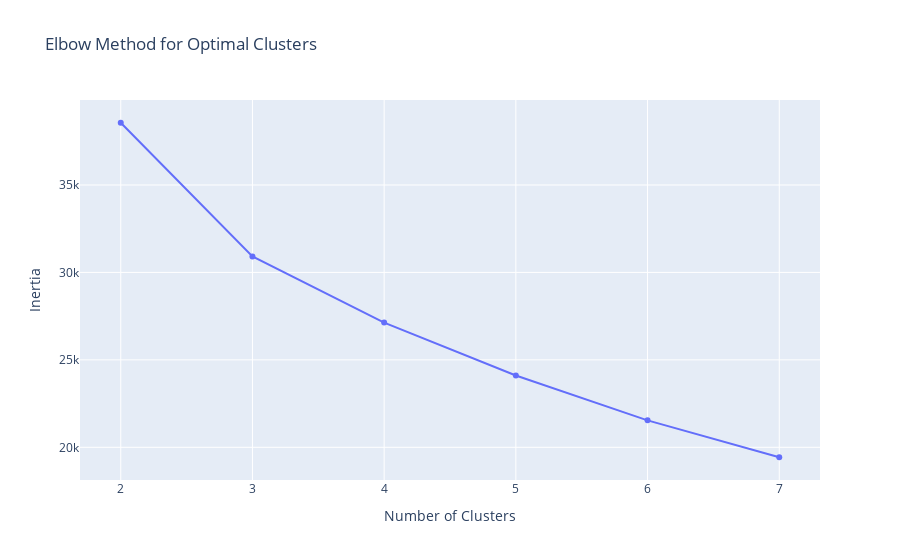
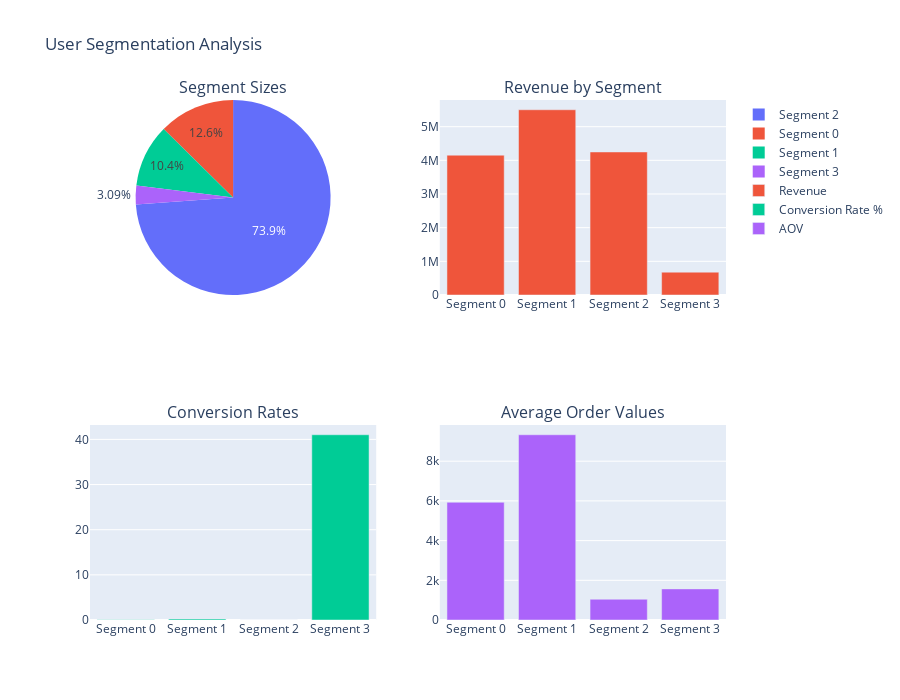

The cell these charts' notebook holds for them, in order:
### Markdown cell above
## 5. User Behavior Segmentation

Identify distinct user segments based on their behavioral patterns using machine learning clustering techniques.

### Code cell
def segment_users_by_behavior(df):
    """
    Advanced user segmentation using behavioral patterns
    """
    if df is None:
        return None
    
    print("👥 USER BEHAVIOR SEGMENTATION")
    print("=" * 40)
    
    # Create user-level features for segmentation
    user_features = df.groupby('user_id').agg({
        'event_type': [
            lambda x: (x == 'view').sum(),
            lambda x: (x == 'cart').sum(), 
            lambda x: (x == 'purchase').sum(),
            lambda x: len(x.unique())  # variety of actions
        ],
        'price': ['mean', 'std', 'sum'],  # price behavior
        'product_id': 'nunique',  # product diversity
        'main_category': 'nunique' if 'main_category' in df.columns else lambda x: 0,  # category diversity
        'event_time': lambda x: (x.max() - x.min()).total_seconds() / 3600,  # session duration in hours
        'hour': lambda x: x.std(),  # time consistency
        'is_weekend': lambda x: x.mean()  # weekend preference
    }).round(2)
    
    # Flatten column names
    user_features.columns = [
        'views', 'cart_adds', 'purchases', 'action_variety',
        'avg_price', 'price_std', 'total_spent', 'product_diversity',
        'category_diversity', 'session_duration', 'time_consistency', 'weekend_preference'
    ]
    
    # Fill NaN values
    user_features = user_features.fillna(0)
    
    # Calculate derived metrics
    user_features['conversion_rate'] = user_features['purchases'] / user_features['views'].replace(0, 1)
    user_features['cart_conversion'] = user_features['purchases'] / user_features['cart_adds'].replace(0, 1)
    user_features['avg_order_value'] = user_features['total_spent'] / user_features['purchases'].replace(0, 1)
    
    print(f"📊 User Features Shape: {user_features.shape}")
    print(f"👥 Total Users: {len(user_features):,}")
    
    # Prepare data for clustering
    feature_cols = ['views', 'cart_adds', 'purchases', 'avg_price', 'total_spent', 
                   'product_diversity', 'category_diversity', 'session_duration', 
                   'conversion_rate']
    
    # Handle infinite values
    clustering_data = user_features[feature_cols].replace([np.inf, -np.inf], 0)
    
    # Scale the features
    scaler = StandardScaler()
    scaled_features = scaler.fit_transform(clustering_data)
    
    # Determine optimal number of clusters using elbow method
    inertias = []
    k_range = range(2, 8)
    
    for k in k_range:
        kmeans = KMeans(n_clusters=k, random_state=42, n_init=10)
        kmeans.fit(scaled_features)
        inertias.append(kmeans.inertia_)
    
    # Plot elbow curve
    fig = go.Figure()
    fig.add_trace(go.Scatter(x=list(k_range), y=inertias, mode='lines+markers', name='Inertia'))
    fig.update_layout(title='Elbow Method for Optimal Clusters', 
                     xaxis_title='Number of Clusters', 
                     yaxis_title='Inertia')
    fig.show()
    
    # Use 4 clusters (good balance)
    n_clusters = 4
    kmeans = KMeans(n_clusters=n_clusters, random_state=42, n_init=10)
    user_features['segment'] = kmeans.fit_predict(scaled_features)
    
    # Analyze segments
    print(f"\n🎯 USER SEGMENTS ANALYSIS:")
    print("=" * 30)
    
    segment_summary = user_features.groupby('segment').agg({
        'views': ['count', 'mean'],
        'purchases': ['sum', 'mean'],
        'total_spent': ['sum', 'mean'],
        'conversion_rate': 'mean',
        'avg_order_value': 'mean',
        'product_diversity': 'mean',
        'session_duration': 'mean'
    }).round(2)
    
    # Create segment profiles
    segment_profiles = {}
    
    for segment in range(n_clusters):
        segment_data = user_features[user_features['segment'] == segment]
        profile = {
            'size': len(segment_data),
            'avg_views': segment_data['views'].mean(),
            'avg_purchases': segment_data['purchases'].mean(),
            'total_revenue': segment_data['total_spent'].sum(),
            'conversion_rate': segment_data['conversion_rate'].mean() * 100,
            'avg_order_value': segment_data['avg_order_value'].mean(),
            'avg_products': segment_data['product_diversity'].mean()
        }
        segment_profiles[segment] = profile
        
        print(f"\n📊 Segment {segment}:")
        print(f"  Size: {profile['size']:,} users ({profile['size']/len(user_features)*100:.1f}%)")
        print(f"  Avg Views: {profile['avg_views']:.1f}")
        print(f"  Avg Purchases: {profile['avg_purchases']:.2f}")
        print(f"  Total Revenue: ${profile['total_revenue']:,.2f}")
        print(f"  Conversion Rate: {profile['conversion_rate']:.2f}%")
        print(f"  Avg Order Value: ${profile['avg_order_value']:.2f}")
        print(f"  Avg Products Viewed: {profile['avg_products']:.1f}")
    
    # Create segment visualization
    fig = make_subplots(
        rows=2, cols=2,
        subplot_titles=['Segment Sizes', 'Revenue by Segment', 
                       'Conversion Rates', 'Average Order Values'],
        specs=[[{"type": "pie"}, {"type": "bar"}],
               [{"type": "bar"}, {"type": "bar"}]]
    )
    
    # Segment sizes
    segment_sizes = [segment_profiles[i]['size'] for i in range(n_clusters)]
    fig.add_trace(
        go.Pie(labels=[f'Segment {i}' for i in range(n_clusters)], 
               values=segment_sizes, name="Segment Sizes"),
        row=1, col=1
    )
    
    # Revenue by segment
    revenues = [segment_profiles[i]['total_revenue'] for i in range(n_clusters)]
    fig.add_trace(
        go.Bar(x=[f'Segment {i}' for i in range(n_clusters)], 
               y=revenues, name="Revenue"),
        row=1, col=2
    )
    
    # Conversion rates
    conv_rates = [segment_profiles[i]['conversion_rate'] for i in range(n_clusters)]
    fig.add_trace(
        go.Bar(x=[f'Segment {i}' for i in range(n_clusters)], 
               y=conv_rates, name="Conversion Rate %"),
        row=2, col=1
    )
    
    # Average order values
    aovs = [segment_profiles[i]['avg_order_value'] for i in range(n_clusters)]
    fig.add_trace(
        go.Bar(x=[f'Segment {i}' for i in range(n_clusters)], 
               y=aovs, name="AOV"),
        row=2, col=2
    )
    
    fig.update_layout(height=700, title_text="User Segmentation Analysis")
    fig.show()
    
    # Assign segment names based on characteristics
    segment_names = {
        0: "Browser/Researcher",  # High views, low purchases
        1: "Casual Shopper",      # Medium engagement
        2: "VIP Customer",        # High purchases, high AOV
        3: "Bargain Hunter"       # Price-sensitive
    }
    
    # This is a simplified naming - in practice you'd analyze the actual characteristics
    print(f"\n🏷️ SEGMENT LABELS:")
    print("=" * 20)
    for i, name in segment_names.items():
        if i in segment_profiles:
            print(f"Segment {i}: {name}")
    
    return user_features, segment_profiles

# Run user segmentation
if df_clean is not None:
    user_segments, segment_info = segment_users_by_behavior(df_clean)

### Figure 1 — Plotly figure (JSON) as saved in the notebook; plotly's stock layout.template omitted (floating-point values rounded to 4 significant figures)
{"data": [{"mode": "lines+markers", "name": "Inertia", "type": "scatter", "x": [2, 3, 4, 5, 6, 7], "y": [38560.0, 30910.0, 27130.0, 24110.0, 21540.0, 19430.0]}], "layout": {"title": {"text": "Elbow Method for Optimal Clusters"}, "xaxis": {"title": {"text": "Number of Clusters"}}, "yaxis": {"title": {"text": "Inertia"}}}}

### Figure 2 — Plotly figure (JSON) as saved in the notebook; plotly's stock layout.template omitted (floating-point values rounded to 4 significant figures)
{"data": [{"domain": {"x": [0, 0.45], "y": [0.625, 1]}, "labels": ["Segment 0", "Segment 1", "Segment 2", "Segment 3"], "name": "Segment Sizes", "type": "pie", "values": [693, 572, 4058, 170]}, {"name": "Revenue", "type": "bar", "x": ["Segment 0", "Segment 1", "Segment 2", "Segment 3"], "xaxis": "x", "y": [4153000.0, 5503000.0, 4249000.0, 678300.0], "yaxis": "y"}, {"name": "Conversion Rate %", "type": "bar", "x": ["Segment 0", "Segment 1", "Segment 2", "Segment 3"], "xaxis": "x2", "y": [0.04358, 0.2454, 0.00224, 41.03], "yaxis": "y2"}, {"name": "AOV", "type": "bar", "x": ["Segment 0", "Segment 1", "Segment 2", "Segment 3"], "xaxis": "x3", "y": [5931.0, 9332.0, 1047.0, 1568.0], "yaxis": "y3"}], "layout": {"annotations": [{"font": {"size": 16}, "showarrow": false, "text": "Segment Sizes", "x": 0.225, "xanchor": "center", "xref": "paper", "y": 1, "yanchor": "bottom", "yref": "paper"}, {"font": {"size": 16}, "showarrow": false, "text": "Revenue by Segment", "x": 0.775, "xanchor": "center", "xref": "paper", "y": 1, "yanchor": "bottom", "yref": "paper"}, {"font": {"size": 16}, "showarrow": false, "text": "Conversion Rates", "x": 0.225, "xanchor": "center", "xref": "paper", "y": 0.375, "yanchor": "bottom", "yref": "paper"}, {"font": {"size": 16}, "showarrow": false, "text": "Average Order Values", "x": 0.775, "xanchor": "center", "xref": "paper", "y": 0.375, "yanchor": "bottom", "yref": "paper"}], "height": 700, "title": {"text": "User Segmentation Analysis"}, "xaxis": {"anchor": "y", "domain": [0.55, 1]}, "xaxis2": {"anchor": "y2", "domain": [0, 0.45]}, "xaxis3": {"anchor": "y3", "domain": [0.55, 1]}, "yaxis": {"anchor": "x", "domain": [0.625, 1]}, "yaxis2": {"anchor": "x2", "domain": [0, 0.375]}, "yaxis3": {"anchor": "x3", "domain": [0, 0.375]}}}
